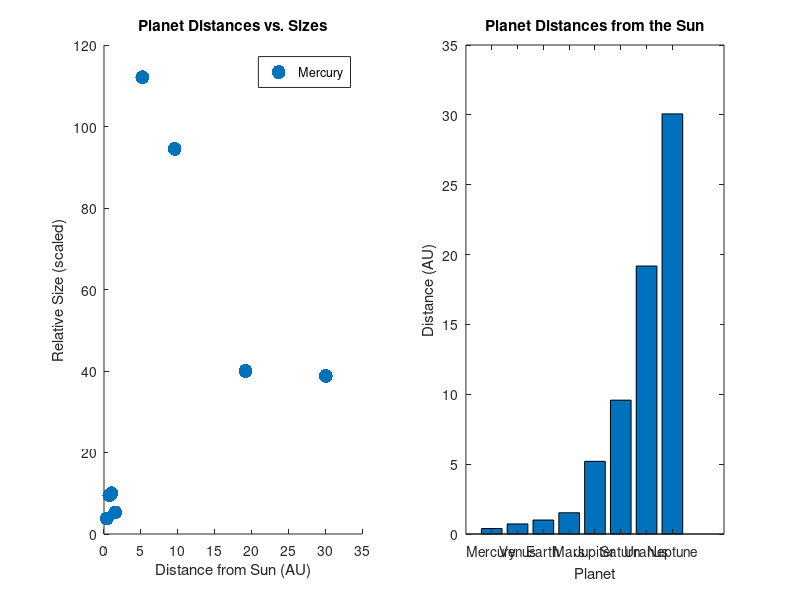

This chart was generated by the following MATLAB code:
% Author Name: Joshua Oliveira
% Email: olivei64@rowan.edu
% Course: MATLAB Programming - Fall 2024
% Assignment: Assignment 2
% Task: Solar System Visualization
% Date: October 18, 2024

% Setting up the planetsr
planet_distances = [0.39, 0.72, 1.00, 1.52, 5.20, 9.58, 19.18, 30.07]; % AU
planet_sizes = [0.38, 0.95, 1.00, 0.53, 11.21, 9.45, 4.00, 3.88]; % Relative to Earth

% Creating the figure
figure;

subplot(1, 2, 1);
scatter(planet_distances, planet_sizes * 10, 100, 'filled');
title('Planet Distances vs. Sizes');
xlabel('Distance from Sun (AU)');
ylabel('Relative Size (scaled)');
legend({'Mercury', 'Venus', 'Earth', 'Mars', 'Jupiter', 'Saturn', 'Uranus', 'Neptune'});

subplot(1, 2, 2);
bar(planet_distances);
title('Planet Distances from the Sun');
xlabel('Planet');
ylabel('Distance (AU)');
xticks(1:8);
xticklabels({'Mercury', 'Venus', 'Earth', 'Mars', 'Jupiter', 'Saturn', 'Uranus', 'Neptune'});


saveas(gcf, 'solar_system_visualization.png');
